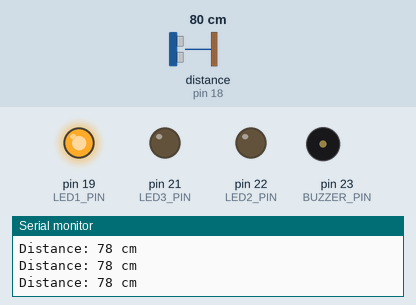
Recording of a sketch running on a simulated Arduino Mega 2560, built with avr-gcc and run on an emulated ATmega2560. On the bench: output pins drawn as LEDs (lit = HIGH), buzzer (waves = sounding), the last lines printed to the serial monitor. Wiring (inferred from the names in the program): ultrasonic range finder: trigger pin 5; echo pin 18. The inputs (shaded band) are chosen by the test bench; at power-on: distance to the obstacle (sensor on pin 18) 80 cm. The echo pulse lasts 58.3 µs per cm; pins used as bus, display or sensor lines are not drawn.

Above: at 1.2 s.
1.3 s: distance to the obstacle (sensor on pin 18) set to 35 cm
2.8 s: distance to the obstacle (sensor on pin 18) set to 27 cm
At 4.0 s:
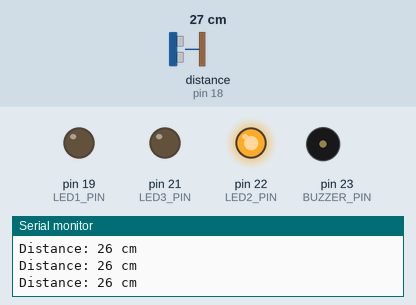
4.3 s: distance to the obstacle (sensor on pin 18) set to 2 cm
At 4.44 s:
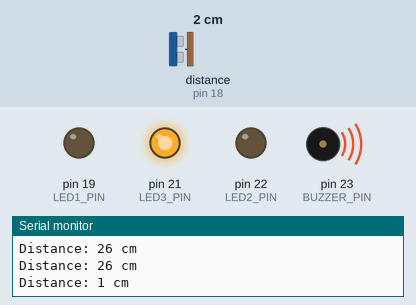
At 5.04 s:
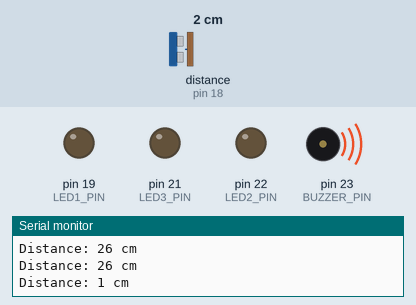
Timing chart, 0 to 13.3 s (numbered marks = the images above; inputs shaded):
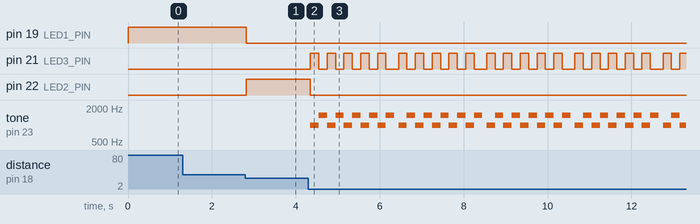

The sketch:

Ultrasonic_using_cpp.ino
```cpp
#define TRIG_PIN 5
#define ECHO_PIN 18
#define LED1_PIN 19
#define LED2_PIN 22
#define LED3_PIN 21
#define BUZZER_PIN 23

void setup() {
  Serial.begin(115200);

  pinMode(TRIG_PIN, OUTPUT);
  pinMode(ECHO_PIN, INPUT);
  pinMode(LED1_PIN, OUTPUT);
  pinMode(LED2_PIN, OUTPUT);
  pinMode(LED3_PIN, OUTPUT);
  pinMode(BUZZER_PIN, OUTPUT);

  // Initialize all LEDs and the buzzer to off
  digitalWrite(LED1_PIN, LOW);
  digitalWrite(LED2_PIN, LOW);
  digitalWrite(LED3_PIN, LOW);
  noTone(BUZZER_PIN); // Ensure the buzzer is off
}

void loop() {
  long duration, distance;

  // Send a 10us pulse to the trigger pin
  digitalWrite(TRIG_PIN, LOW);
  delayMicroseconds(2);
  digitalWrite(TRIG_PIN, HIGH);
  delayMicroseconds(10);
  digitalWrite(TRIG_PIN, LOW);

  // Read the pulse from the echo pin
  duration = pulseIn(ECHO_PIN, HIGH);

  // Calculate the distance in cm
  distance = duration * 0.034 / 2;

  // Print the distance to the serial monitor
  Serial.print("Distance: ");
  Serial.print(distance);
  Serial.println(" cm");

  // Control the LEDs and the buzzer based on distance
  if (distance >= 30) {
    digitalWrite(LED1_PIN, HIGH);
    digitalWrite(LED2_PIN, LOW);
    digitalWrite(LED3_PIN, LOW);
    noTone(BUZZER_PIN); // Turn off the buzzer
  } else if (distance >= 11 && distance < 30) {
    digitalWrite(LED1_PIN, LOW);
    digitalWrite(LED2_PIN, HIGH);
    digitalWrite(LED3_PIN, LOW);
    noTone(BUZZER_PIN); // Turn off the buzzer
  } else if (distance < 10) {
    digitalWrite(LED1_PIN, LOW);
    digitalWrite(LED2_PIN, LOW);
    blinkLED3WithEmergencyTone(); // Blink LED3 and play the emergency tone
  } else {
    // Turn off all LEDs and the buzzer if distance is between 10 cm and 20 cm
    digitalWrite(LED1_PIN, LOW);
    digitalWrite(LED2_PIN, LOW);
    digitalWrite(LED3_PIN, LOW);
    noTone(BUZZER_PIN); // Turn off the buzzer
  }

  delay(100); // Short delay before next measurement
}

void blinkLED3WithEmergencyTone() {
  for (int i = 0; i < 5; i++) { // Blink LED3 and play tone 5 times
    digitalWrite(LED3_PIN, HIGH);
    tone(BUZZER_PIN, 1000); // 1000 Hz tone
    delay(200);

    digitalWrite(LED3_PIN, LOW);
    tone(BUZZER_PIN, 1500); // 1500 Hz tone
    delay(200);
  }

  noTone(BUZZER_PIN); // Stop the tone
}
```

Measured:
- the behaviour switches between 31 and 30 cm on distance to the obstacle (sensor on pin 18) (found by bisection; images 0 and 1)
- after the input at 2.8 s, pin 19 (LED1_PIN): HIGH → LOW at once; pin 22 (LED2_PIN): LOW → HIGH at once
- after the input at 4.3 s, pin 21 (LED3_PIN): LOW → HIGH after 0.05 s, then repeats every 2.1 s: 4 × (LOW 0.20 s, HIGH 0.20 s), LOW 0.30 s, HIGH 0.20 s; pin 22 (LED2_PIN): HIGH → LOW after 0.05 s
